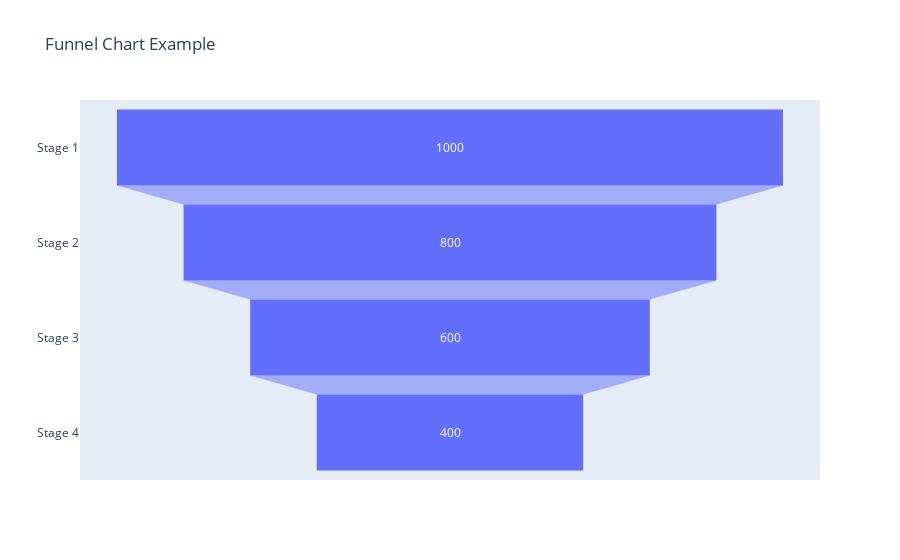

Notebook cell for this chart:
### Code cell
# 6. Funnel Plot

stages = ["Stage 1", "Stage 2", "Stage 3", "Stage 4"]
values = [1000, 800, 600, 400]
fig = go.Figure(go.Funnel(
    y=stages,
    x=values
))
fig.update_layout(title="Funnel Chart Example")
fig.show()

### Figure 1 — Plotly figure (JSON) as saved in the notebook; plotly's stock layout.template omitted (floating-point values rounded to 4 significant figures)
{"data": [{"type": "funnel", "x": [1000, 800, 600, 400], "y": ["Stage 1", "Stage 2", "Stage 3", "Stage 4"]}], "layout": {"title": {"text": "Funnel Chart Example"}}}
